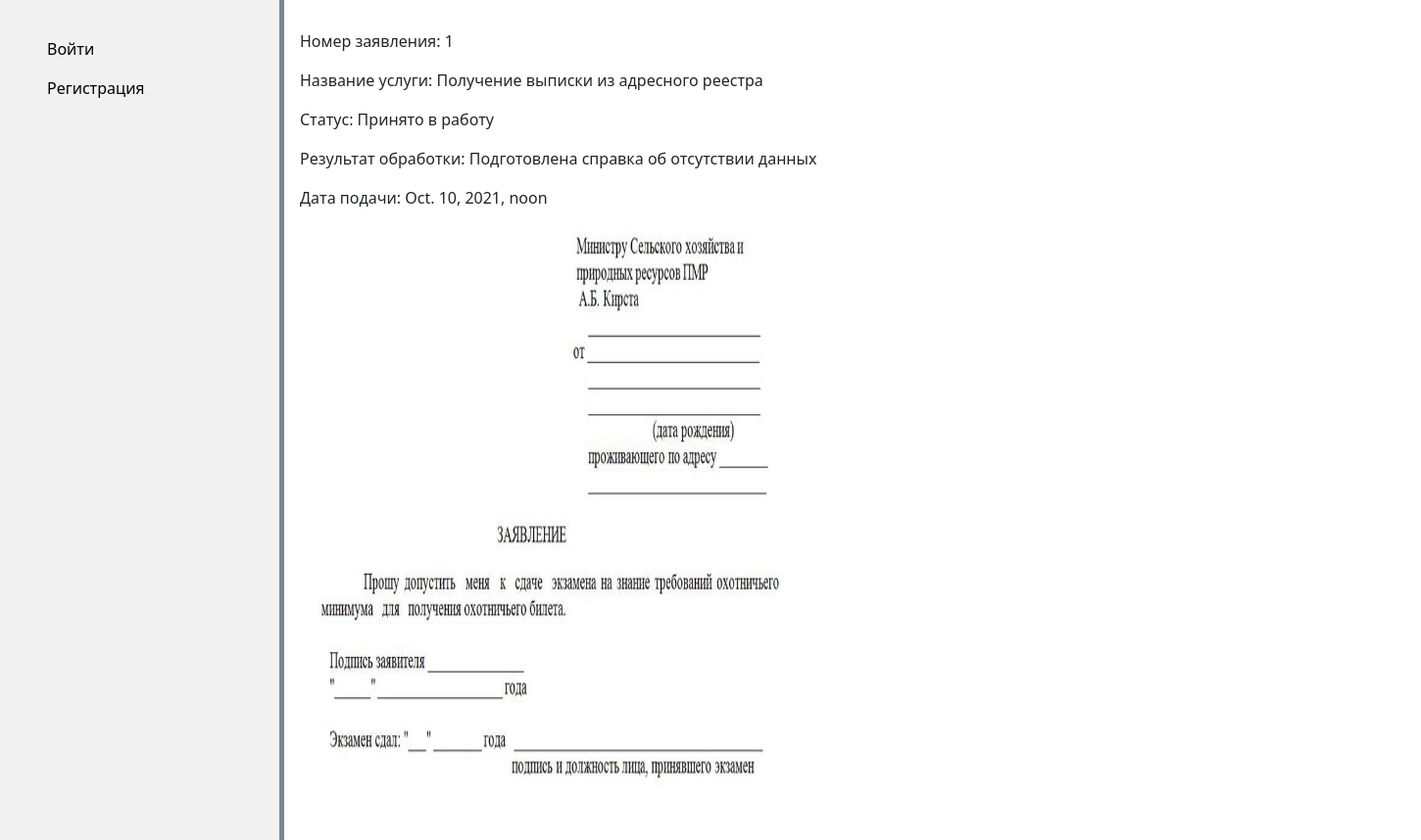
Before: /about_stat/1 with the older database file.
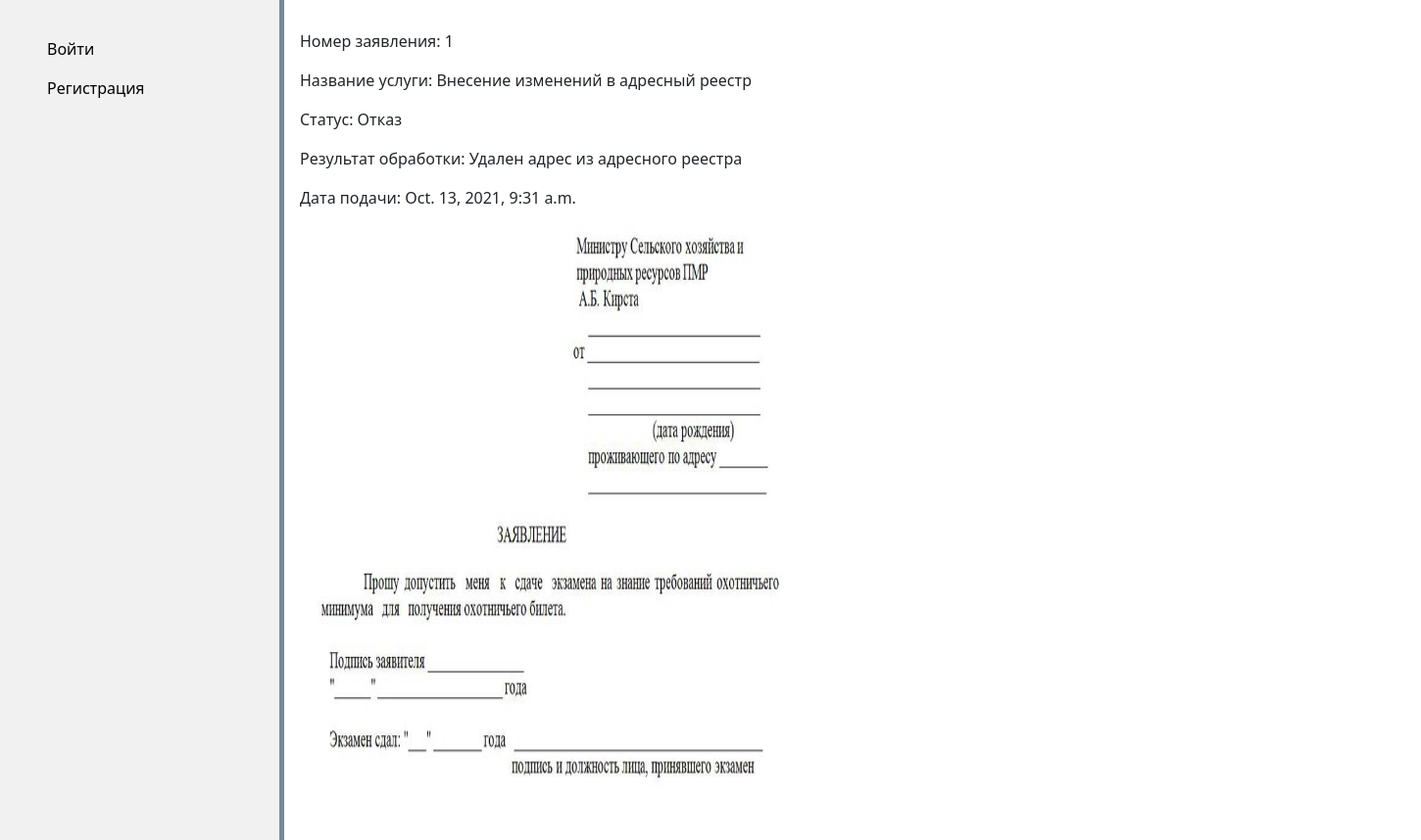
After: the same page with the newer database file.
### registr_applications/models.py (models this page shows, shortened)
class Statement(models.Model):
    number = models.AutoField(primary_key=True, verbose_name='уникальный номер')
    name = models.CharField(max_length=300,  verbose_name='наименование услуги')
    content = models.TextField(max_length=10000, null=True, verbose_name='текст заявления')
    date = models.DateTimeField(auto_now=True, blank=True, verbose_name='дата подачи')
    status = models.CharField(max_length=300, blank=True, db_index=True, verbose_name='статус')
    result = models.CharField(max_length=400, verbose_name='Результат')
    email = models.CharField(max_length=400,  verbose_name='Почтовый адрес')
    passed = models.BooleanField(default=False)   #было ли рассмотрено админом
    admin = models.ForeignKey(User, blank=True, null=True,on_delete=models.CASCADE, related_name='admin_set', verbose_name='Специалист')
    user = models.ForeignKey(User, blank=True,null=True, on_delete=models.CASCADE, related_name='user_set', verbose_name='Пользователь')
    docs = models.ImageField(upload_to=user_directory_path, null=True, )

### registr_applications/views.py (the view)
# urls.py: path('about_stat/<int:pk>', StatDetailView.as_view(), name='about_stat'),
class StatDetailView(DetailView):
    model = Statement
    template_name = 'about_stat.html'
    context_object_name = "stat"

### registr_applications/templates/about_stat.html (shortened to what this page needs)
{% extends "base.html" %}
{% block content %}
<p>Номер заявления: {{ stat.number}}</p>
<p>Название услуги: {{ stat.name }}</p>
<p>Статус: {{ stat.status }}</p>
<p>Результат обработки: {{ stat.result }}</p>
<p>Дата подачи: {{ stat.date}}</p>
<p><img width="500px" height="600" src="{{ stat.docs.url }}"></p>
{% endblock %}

### registr_applications/templates/base.html (shortened to what this page needs)
<!DOCTYPE html>
{% load static %}
<html lang="en">
<head>
    <link rel="stylesheet" href="https://cdn.jsdelivr.net/npm/bootstrap@5.1.2/dist/css/bootstrap.min.css">
    <link rel="stylesheet" href="{% static 'registr_applications/css/registr_applications.css' %}">
</head>
<body>
    <ul class="sidenav">
       {% if user.is_authenticated %}
        <p>Добро пожаловать, {{ user }}</p>
                                {% if user.is_staff %}
                                    <li><a href="{% url 'unprocessed_stat'  %}">Необработанные заявления</a></li>
                                    <li><a href="{% url 'my_statements' %}">Обработаны мной</a></li>
                                    <li><a href="{% url 'all_statements' %}">Все заявления</a></li>
                                {% else %}
                                     <li><a href="{% url 'add_statement' %}">Подать заявление</a></li>
                                    <li><a href="{% url 'my_statements' %}">Поданные заявления</a></li>
                                {% endif %}
                <li><a href="{% url 'logout' %}">Выход</a></li>
        {% else %}
            <li><a href="{% url 'login' %}">Войти</a></li>
            <li><a href="{% url 'signup' %}">Регистрация</a></li>
        {% endif %}
    </ul>
<div class="content">
    {% block content %}
    {% endblock %}
</div>
</body>
</html>

### static/registr_applications/css/registr_applications.css (style rules this page uses)
body { margin: 0; }
ul.sidenav { padding-top: 30px; list-style-type: none; margin: 0; width: 20%; background-color: #f1f1f1; position: fixed; height: 100%; overflow: auto; border-right: 5px solid #778899; }
ul.sidenav li a { display: block; color: #000; padding: 8px 16px; text-decoration: none; }
div.content { margin-left: 20%; padding: 30px 16px; height: 1000px; }
div { display: inline-block; position: relative; width: 100%; white-space: nowrap; text-overflow: ellipsis; }

Changed rows visible on the page:
changed Statement id 1: name "Получение выписки из адресного реестра" → "Внесение изменений в адресный реестр"; status "Принято в работу" → "Отказ"; result "Подготовлена справка об отсутствии данных" → "Удален адрес из адресного реестра"; date "Oct. 10, 2021, noon" → "Oct. 13, 2021, 9:31 a.m."
